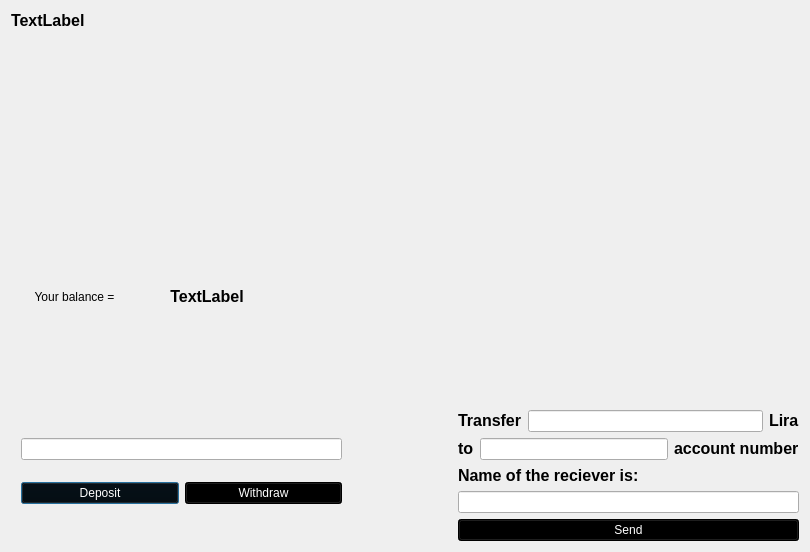
<?xml version="1.0" encoding="UTF-8"?>
<ui version="4.0">
 <class>SecDialog</class>
 <widget class="QDialog" name="SecDialog">
  <property name="geometry">
   <rect>
    <x>0</x>
    <y>0</y>
    <width>810</width>
    <height>552</height>
   </rect>
  </property>
  <property name="windowTitle">
   <string>Dialog</string>
  </property>
  <layout class="QGridLayout" name="gridLayout">
   <item row="5" column="0" colspan="3">
    <layout class="QHBoxLayout" name="horizontalLayout_3">
     <item>
      <layout class="QVBoxLayout" name="verticalLayout_3"/>
     </item>
     <item>
      <layout class="QVBoxLayout" name="verticalLayout_4">
       <property name="leftMargin">
        <number>10</number>
       </property>
       <property name="topMargin">
        <number>12</number>
       </property>
       <property name="rightMargin">
        <number>10</number>
       </property>
       <property name="bottomMargin">
        <number>20</number>
       </property>
       <item>
        <widget class="QLineEdit" name="lineEdit_amountOfMoney_2"/>
       </item>
       <item>
        <layout class="QHBoxLayout" name="horizontalLayout_4">
         <item>
          <widget class="QPushButton" name="pushButton_Deposit">
           <property name="styleSheet">
            <string notr="true">font: 700 12pt &quot;Segoe UI&quot;;
color: rgb(255, 255, 255);
background-color: rgb(0, 0, 0);</string>
           </property>
           <property name="text">
            <string>Deposit</string>
           </property>
          </widget>
         </item>
         <item>
          <widget class="QPushButton" name="pushButton_Withdraw">
           <property name="styleSheet">
            <string notr="true">font: 700 12pt &quot;Segoe UI&quot;;
color: rgb(255, 255, 255);
background-color: rgb(0, 0, 0);</string>
           </property>
           <property name="text">
            <string>Withdraw</string>
           </property>
          </widget>
         </item>
        </layout>
       </item>
      </layout>
     </item>
     <item>
      <spacer name="horizontalSpacer">
       <property name="orientation">
        <enum>Qt::Horizontal</enum>
       </property>
       <property name="sizeType">
        <enum>QSizePolicy::Fixed</enum>
       </property>
       <property name="sizeHint" stdset="0">
        <size>
         <width>100</width>
         <height>10</height>
        </size>
       </property>
      </spacer>
     </item>
     <item>
      <layout class="QVBoxLayout" name="verticalLayout_2">
       <item>
        <layout class="QHBoxLayout" name="horizontalLayout">
         <item>
          <widget class="QLabel" name="label">
           <property name="text">
            <string>&lt;html&gt;&lt;head/&gt;&lt;body&gt;&lt;p&gt;&lt;span style=&quot; font-size:12pt; font-weight:700;&quot;&gt;Transfer&lt;/span&gt;&lt;/p&gt;&lt;/body&gt;&lt;/html&gt;</string>
           </property>
          </widget>
         </item>
         <item>
          <widget class="QLineEdit" name="lineEdit_amountOfMoney"/>
         </item>
         <item>
          <widget class="QLabel" name="label_2">
           <property name="text">
            <string>&lt;html&gt;&lt;head/&gt;&lt;body&gt;&lt;p&gt;&lt;span style=&quot; font-size:12pt; font-weight:700;&quot;&gt;Lira&lt;/span&gt;&lt;/p&gt;&lt;/body&gt;&lt;/html&gt;</string>
           </property>
          </widget>
         </item>
        </layout>
       </item>
       <item>
        <layout class="QHBoxLayout" name="horizontalLayout_2">
         <item>
          <widget class="QLabel" name="label_3">
           <property name="text">
            <string>&lt;html&gt;&lt;head/&gt;&lt;body&gt;&lt;p&gt;&lt;span style=&quot; font-size:12pt; font-weight:700;&quot;&gt;to&lt;/span&gt;&lt;/p&gt;&lt;/body&gt;&lt;/html&gt;</string>
           </property>
          </widget>
         </item>
         <item>
          <widget class="QLineEdit" name="lineEdit_accountNumber"/>
         </item>
         <item>
          <widget class="QLabel" name="label_4">
           <property name="text">
            <string>&lt;html&gt;&lt;head/&gt;&lt;body&gt;&lt;p&gt;&lt;span style=&quot; font-size:12pt; font-weight:700;&quot;&gt;account number&lt;/span&gt;&lt;/p&gt;&lt;/body&gt;&lt;/html&gt;</string>
           </property>
          </widget>
         </item>
        </layout>
       </item>
       <item>
        <layout class="QVBoxLayout" name="verticalLayout">
         <item>
          <widget class="QLabel" name="label_5">
           <property name="text">
            <string>&lt;html&gt;&lt;head/&gt;&lt;body&gt;&lt;p&gt;&lt;span style=&quot; font-size:12pt; font-weight:700;&quot;&gt;Name of the reciever is:&lt;/span&gt;&lt;/p&gt;&lt;/body&gt;&lt;/html&gt;</string>
           </property>
          </widget>
         </item>
         <item>
          <widget class="QLineEdit" name="lineEdit_recieverName"/>
         </item>
         <item>
          <widget class="QPushButton" name="pushButton_Send">
           <property name="styleSheet">
            <string notr="true">font: 700 12pt &quot;Segoe UI&quot;;
color: rgb(255, 255, 255);
background-color: rgb(0, 0, 0);</string>
           </property>
           <property name="text">
            <string>Send</string>
           </property>
          </widget>
         </item>
        </layout>
       </item>
      </layout>
     </item>
    </layout>
   </item>
   <item row="1" column="2">
    <spacer name="verticalSpacer">
     <property name="orientation">
      <enum>Qt::Vertical</enum>
     </property>
     <property name="sizeHint" stdset="0">
      <size>
       <width>20</width>
       <height>40</height>
      </size>
     </property>
    </spacer>
   </item>
   <item row="3" column="2">
    <widget class="QLabel" name="label_blink">
     <property name="text">
      <string/>
     </property>
    </widget>
   </item>
   <item row="0" column="0">
    <layout class="QVBoxLayout" name="verticalLayout_5">
     <item>
      <widget class="QLabel" name="label_serverStatus">
       <property name="text">
        <string>&lt;html&gt;&lt;head/&gt;&lt;body&gt;&lt;p&gt;&lt;span style=&quot; font-size:12pt; font-weight:700;&quot;&gt;TextLabel&lt;/span&gt;&lt;/p&gt;&lt;/body&gt;&lt;/html&gt;</string>
       </property>
      </widget>
     </item>
    </layout>
   </item>
   <item row="2" column="2">
    <spacer name="verticalSpacer_2">
     <property name="orientation">
      <enum>Qt::Vertical</enum>
     </property>
     <property name="sizeHint" stdset="0">
      <size>
       <width>20</width>
       <height>40</height>
      </size>
     </property>
    </spacer>
   </item>
   <item row="2" column="0">
    <layout class="QHBoxLayout" name="horizontalLayout_5">
     <item>
      <widget class="QLabel" name="label_yourDeposit">
       <property name="styleSheet">
        <string notr="true">font: 700 12pt &quot;Segoe UI&quot;;
color: rgb(0, 0, 0);</string>
       </property>
       <property name="text">
        <string>&lt;html&gt;&lt;head/&gt;&lt;body&gt;&lt;p align=&quot;center&quot;&gt;Your balance   =&lt;/p&gt;&lt;/body&gt;&lt;/html&gt;</string>
       </property>
      </widget>
     </item>
     <item>
      <widget class="QLabel" name="label_realDeposit">
       <property name="font">
        <font>
         <pointsize>12</pointsize>
        </font>
       </property>
       <property name="text">
        <string>&lt;html&gt;&lt;head/&gt;&lt;body&gt;&lt;p align=&quot;center&quot;&gt;&lt;span style=&quot; font-weight:700;&quot;&gt;TextLabel&lt;/span&gt;&lt;/p&gt;&lt;/body&gt;&lt;/html&gt;</string>
       </property>
      </widget>
     </item>
    </layout>
   </item>
  </layout>
 </widget>
 <resources/>
 <connections>
  <connection>
   <sender>pushButton_Send</sender>
   <signal>clicked()</signal>
   <receiver>lineEdit_amountOfMoney</receiver>
   <slot>copy()</slot>
   <hints>
    <hint type="sourcelabel">
     <x>466</x>
     <y>253</y>
    </hint>
    <hint type="destinationlabel">
     <x>483</x>
     <y>88</y>
    </hint>
   </hints>
  </connection>
  <connection>
   <sender>pushButton_Send</sender>
   <signal>clicked()</signal>
   <receiver>lineEdit_accountNumber</receiver>
   <slot>copy()</slot>
   <hints>
    <hint type="sourcelabel">
     <x>466</x>
     <y>253</y>
    </hint>
    <hint type="destinationlabel">
     <x>412</x>
     <y>147</y>
    </hint>
   </hints>
  </connection>
  <connection>
   <sender>pushButton_Send</sender>
   <signal>clicked()</signal>
   <receiver>lineEdit_recieverName</receiver>
   <slot>copy()</slot>
   <hints>
    <hint type="sourcelabel">
     <x>466</x>
     <y>253</y>
    </hint>
    <hint type="destinationlabel">
     <x>466</x>
     <y>220</y>
    </hint>
   </hints>
  </connection>
 </connections>
</ui>
